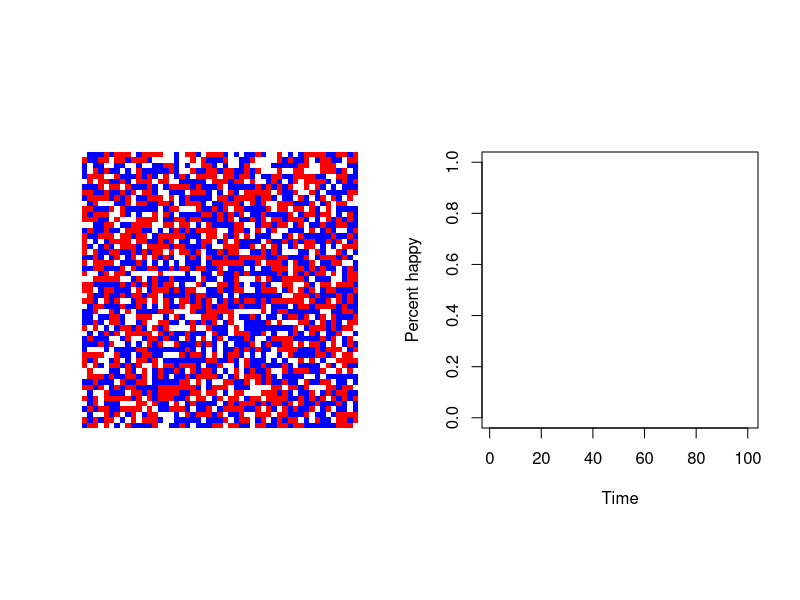
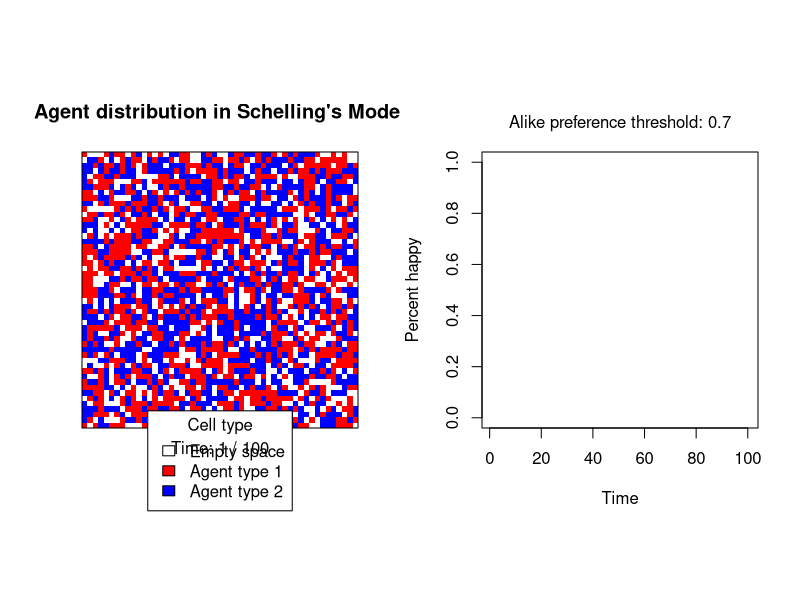
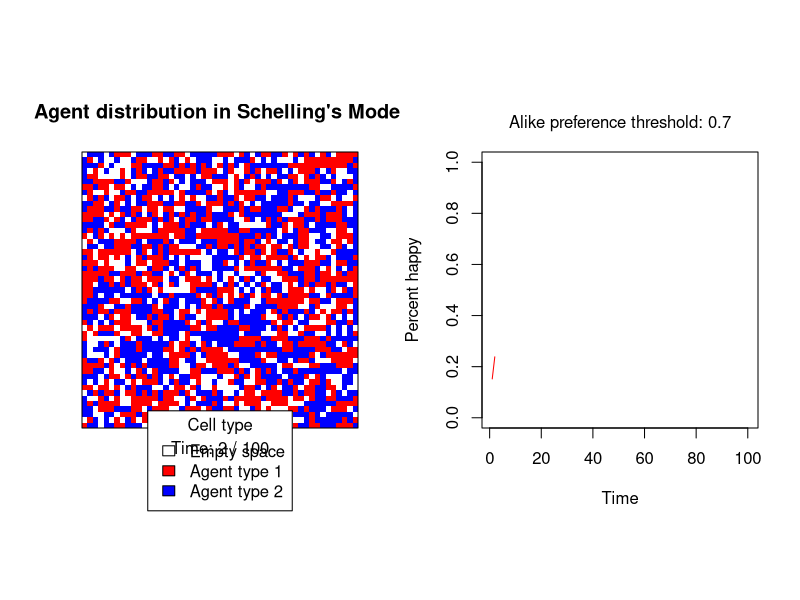
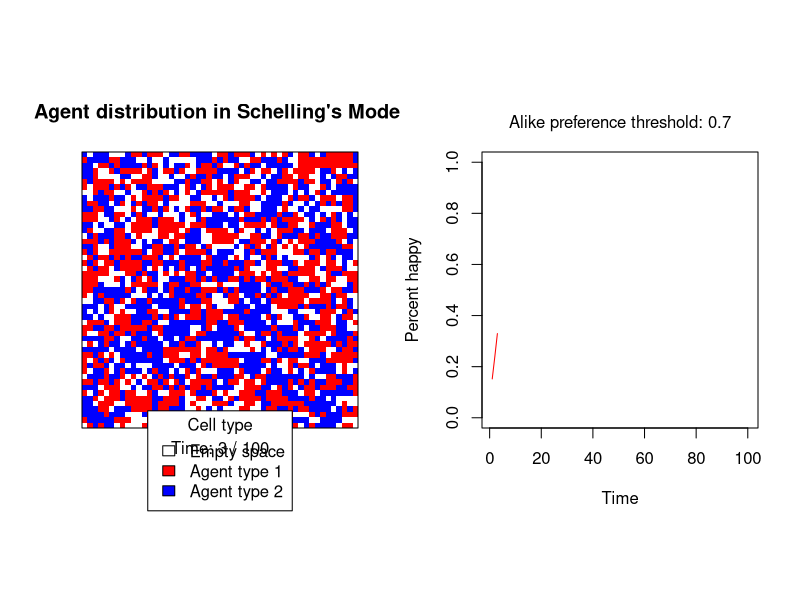
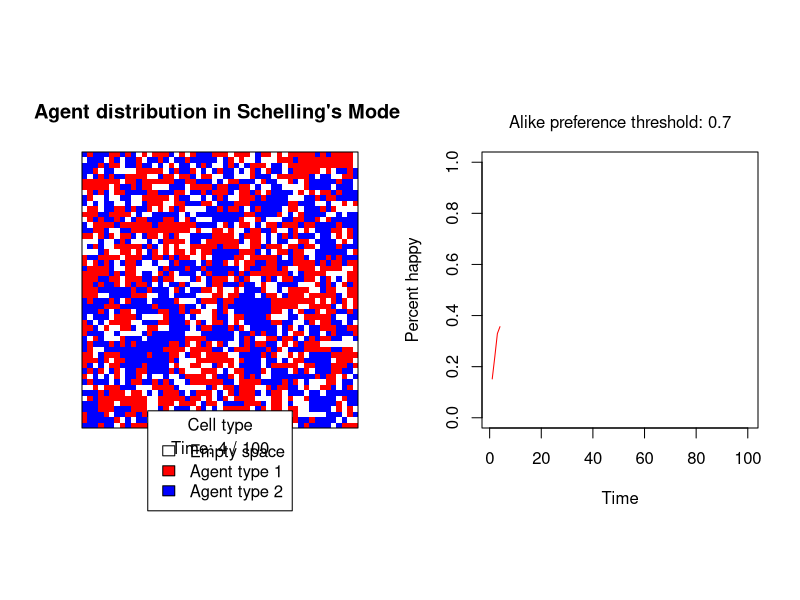
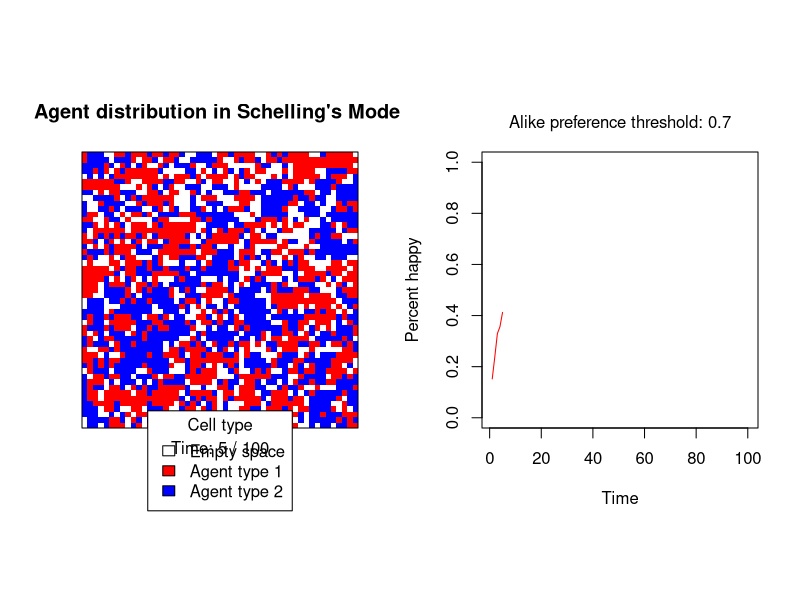
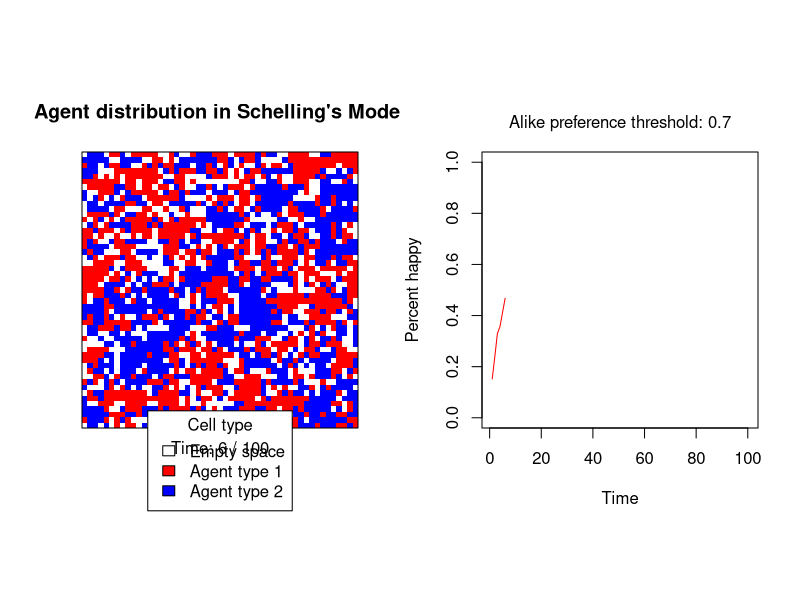
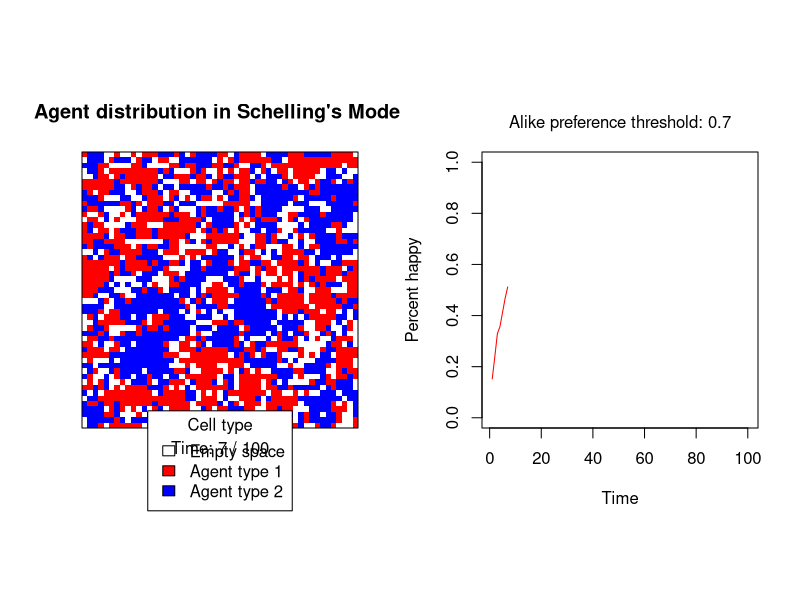

Generate these figures, in order, with R:
# Title: Simulating Schelling's Model of Segregation
# Author: Przemyslaw Marcowski, PhD
# Email: p.marcowski@gmail.com
# Date: 2024-02-03
# Copyright (c) 2024 Przemyslaw Marcowski

# This code is licensed under the MIT license found in the
# LICENSE file in the root directory of this source tree.

# This script simulates a variation of Schelling's model of segregation.
# Agents of two types are randomly placed on a grid. During each time step,
# each agent decides whether it is happy based on the types of neighboring agents.
# Unhappy agents will move to a random empty space on the grid.

get_neighbors <- function(coords, cells_side) {
  # Calculates the coordinates of all neighboring cells for a given cell
  # in a toroidal grid (a grid where edges are connected to the opposite edge, 
  # creating a continuous surface). It considers eight possible directions for 
  # neighbors (N, NE, E, SE, S, SW, W, NW) relative to the given cell's coordinates.
  #
  # Args:
  #   coords: A numeric vector of length 2 representing the coordinates (row, 
  #           column) of the cell for which neighbors are to be found. Coordinates 
  #           are 1-indexed.
  #   cells_side: An integer indicating the number of cells on one side of the 
  #               square grid. This value is used to ensure the toroidal property
  #               of the grid, wrapping around coordinates that exceed grid 
  #               boundaries.
  #
  # Returns:
  #   A matrix where each row represents the coordinates of a neighboring cell. 
  #   There are 8 rows in total, one for each direction from the input cell. 
  #   Coordinates are adjusted to maintain the toroidal nature of the grid, 
  #   ensuring that all returned coordinates are valid positions within the grid's 
  #   dimensions.

  n <- c()
  directions <-
    rbind(
      c(1, 0), c(1, 1), c(0, 1), c(-1, 1),
      c(-1, 0), c(-1, -1), c(0, -1), c(1, -1)
    )

  # Check all 8 directions
  for (i in 1:8) {
    x <- coords[1] + directions[i, 1]
    y <- coords[2] + directions[i, 2]

    # Ensure the grid is toroidal (edges are connected)
    x <- ifelse(x < 1, cells_side, ifelse(x > cells_side, 1, x))
    y <- ifelse(y < 1, cells_side, ifelse(y > cells_side, 1, y))

    n <- rbind(n, c(x, y))
  }
  return(n)
}

# Initialize parameters
num_agents <- 2000 # total number of agents
cells_side <- 51 # side length of the square simulation grid, defines grid boundaries and handles toroidal edge wrapping
grid_size <- cells_side^2 # total number of cells in simulation grid
alike_preference <- .7 # threshold for agents to be happy based on alike neighbors
tlength <- 100 # number of simulation steps

# Create vector representing all cells in the grid
group <- c(rep(0, grid_size - num_agents), rep(1, num_agents / 2), rep(2, num_agents / 2))

# Create a grid and randomly distribute the agents
grid <- matrix(sample(group, grid_size, replace = FALSE), ncol = cells_side)

# Set up the plotting environment with two plots side by side.
par(mfrow = c(1, 2), pty = "s")

# Initial distribution of agents
image(grid, col = c("white", "red", "blue"), axes = FALSE)

# Placeholder for happiness plot
plot(runif(100, 0, 1), ylab = "Percent happy", xlab = "Time", col = "white", ylim = c(0, 1))

# Create vector to store happiness tracking
happiness_tracker <- c()

# Main loop for the simulation
for (t in c(1:tlength)) {
  happy_cells <- c() # track happy agents
  unhappy_cells <- c() # track unhappy agents

  # Check each cell on the grid
  for (j in c(1:cells_side)) {
    for (k in c(1:cells_side)) {
      current <- c(j, k)
      value <- grid[j, k]

      # Proceed if cell is not empty
      if (value > 0) {
        like_neighbors <- 0
        all_neighbors <- 0
        neighbors <- get_neighbors(current, cells_side)

        # Count like and total neighbors
        for (i in c(1:nrow(neighbors))) {
          x <- neighbors[i, 1]
          y <- neighbors[i, 2]

          if (grid[x, y] > 0) {
            all_neighbors <- all_neighbors + 1
            if (grid[x, y] == value) {
              like_neighbors <- like_neighbors + 1
            }
          }
        }

        # Determine if the agent is happy and update respective lists
        if (!is.nan(like_neighbors / all_neighbors)) {
          if ((like_neighbors / all_neighbors) < alike_preference) {
            unhappy_cells <- rbind(unhappy_cells, c(current[1], current[2]))
          } else {
            happy_cells <- rbind(happy_cells, c(current[1], current[2]))
          }
        } else {
          happy_cells <- rbind(happy_cells, c(current[1], current[2]))
        }
      }
    }
  }

  # Update happiness tracker with the percentage of happy agents
  happiness_tracker <-
    append(
      happiness_tracker,
      length(happy_cells) / (length(happy_cells) + length(unhappy_cells))
    )

  # Move unhappy agents to a random empty cell
  rand <- sample(nrow(unhappy_cells))
  for (i in rand) {
    mover <- unhappy_cells[i, ]
    mover_val <- grid[mover[1], mover[2]]
    move_to <- c(sample(1:cells_side, 1), sample(1:cells_side, 1))
    move_to_val <- grid[move_to[1], move_to[2]]

    # Find an empty cell
    while (move_to_val > 0) {
      move_to <- c(sample(1:cells_side, 1), sample(1:cells_side, 1))
      move_to_val <- grid[move_to[1], move_to[2]]
    }
    grid[mover[1], mover[2]] <- 0 # empty the original cell
    grid[move_to[1], move_to[2]] <- mover_val # move the agent to the new cell
  }

  # Update and display plot with agent distribution
  image(grid, col = c("white", "red", "blue"), axes = FALSE)
  title(main = paste("Agent distribution in Schelling's Model"))
  box()

  # Add legend for cell types
  legend(
    x = "bottom",
    inset = c(.5, -.3),
    legend = c("Empty space", "Agent type 1", "Agent type 2"),
    fill = c("white", "red", "blue"),
    horiz = FALSE,
    xpd = TRUE,
    title = "Cell type"
  )

  mtext(paste("Time:", t, "/", tlength), side = 1, line = .5)

  # Update and display plot with percentage of happy agents out of all agents over time
  plot(runif(100, 0, 1), ylab = "Percent happy", xlab = "Time", col = "white", ylim = c(0, 1))
  lines(happiness_tracker, oma = c(0, 0, 2, 0), col = "red")
  mtext(paste("Alike preference threshold:", alike_preference), side = 3, line = 1)

  Sys.sleep(.1) # pause for animation effect

  # Message simulation complete
  if (t == tlength) {
    message("Simulation complete after specified time: ", tlength)
  }
}
